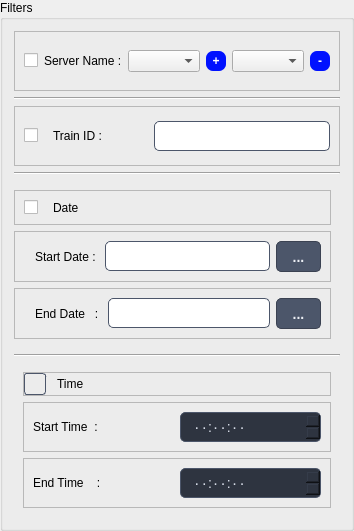
                              <widget class="QGroupBox" name="groupBox_2">
                               <property name="title">
                                <string>Filters</string>
                               </property>
                               <layout class="QVBoxLayout" name="verticalLayout_8">
                                <item>
                                 <widget class="QFrame" name="frame_23">
                                  <property name="minimumSize">
                                   <size>
                                    <width>0</width>
                                    <height>60</height>
                                   </size>
                                  </property>
                                  <property name="maximumSize">
                                   <size>
                                    <width>16777215</width>
                                    <height>60</height>
                                   </size>
                                  </property>
                                  <property name="frameShape">
                                   <enum>QFrame::StyledPanel</enum>
                                  </property>
                                  <property name="frameShadow">
                                   <enum>QFrame::Raised</enum>
                                  </property>
                                  <layout class="QHBoxLayout" name="horizontalLayout_8">
                                   <item>
                                    <widget class="QCheckBox" name="checkBox_4">
                                     <property name="maximumSize">
                                      <size>
                                       <width>23</width>
                                       <height>16777215</height>
                                      </size>
                                     </property>
                                     <property name="text">
                                      <string/>
                                     </property>
                                    </widget>
                                   </item>
                                   <item>
                                    <widget class="QLabel" name="label_8">
                                     <property name="text">
                                      <string>Server Name :</string>
                                     </property>
                                    </widget>
                                   </item>
                                   <item>
                                    <widget class="QComboBox" name="combo_download_all"/>
                                   </item>
                                   <item>
                                    <widget class="QPushButton" name="btn_add">
                                     <property name="minimumSize">
                                      <size>
                                       <width>20</width>
                                       <height>20</height>
                                      </size>
                                     </property>
                                     <property name="maximumSize">
                                      <size>
                                       <width>20</width>
                                       <height>20</height>
                                      </size>
                                     </property>
                                     <property name="styleSheet">
                                      <string notr="true">QPushButton{
	color: white;
    background-color:#0C356A;
	padding: 5px;
	font-size:12px;
	font-weight: bold;
	border-radius:7px;
	background-color: rgb(0, 17, 255);

}

QPushButton:hover{
	background-color: rgb(18, 3, 104);
}

QPushButton:disabled {
    color: #8D8D8D;
}

QPushButton:pressed {
	background: rgb(0, 0, 0);
}

</string>
                                     </property>
                                     <property name="text">
                                      <string>+</string>
                                     </property>
                                    </widget>
                                   </item>
                                   <item>
                                    <widget class="QComboBox" name="combo_download_selected"/>
                                   </item>
                                   <item>
                                    <widget class="QPushButton" name="btn_remove">
                                     <property name="minimumSize">
                                      <size>
                                       <width>20</width>
                                       <height>20</height>
                                      </size>
                                     </property>
                                     <property name="maximumSize">
                                      <size>
                                       <width>20</width>
                                       <height>20</height>
                                      </size>
                                     </property>
                                     <property name="styleSheet">
                                      <string notr="true">QPushButton{
	color: white;
    background-color:#0C356A;
	padding: 5px;
	font-size:12px;
	font-weight: bold;
	border-radius:7px;
	background-color: rgb(0, 17, 255);

}

QPushButton:hover{
	background-color: rgb(18, 3, 104);
}

QPushButton:disabled {
    color: #8D8D8D;
}

QPushButton:pressed {
	background: rgb(0, 0, 0);
}

</string>
                                     </property>
                                     <property name="text">
                                      <string>-</string>
                                     </property>
                                    </widget>
                                   </item>
                                  </layout>
                                 </widget>
                                </item>
                                <item>
                                 <widget class="Line" name="line_15">
                                  <property name="orientation">
                                   <enum>Qt::Horizontal</enum>
                                  </property>
                                 </widget>
                                </item>
                                <item>
                                 <widget class="QFrame" name="frame_25">
                                  <property name="minimumSize">
                                   <size>
                                    <width>0</width>
                                    <height>60</height>
                                   </size>
                                  </property>
                                  <property name="maximumSize">
                                   <size>
                                    <width>16777215</width>
                                    <height>60</height>
                                   </size>
                                  </property>
                                  <property name="frameShape">
                                   <enum>QFrame::StyledPanel</enum>
                                  </property>
                                  <property name="frameShadow">
                                   <enum>QFrame::Raised</enum>
                                  </property>
                                  <layout class="QHBoxLayout" name="horizontalLayout_9">
                                   <item>
                                    <widget class="QCheckBox" name="checkBox">
                                     <property name="maximumSize">
                                      <size>
                                       <width>23</width>
                                       <height>16777215</height>
                                      </size>
                                     </property>
                                     <property name="text">
                                      <string/>
                                     </property>
                                    </widget>
                                   </item>
                                   <item alignment="Qt::AlignLeft">
                                    <widget class="QLabel" name="label_5">
                                     <property name="maximumSize">
                                      <size>
                                       <width>50</width>
                                       <height>16777215</height>
                                      </size>
                                     </property>
                                     <property name="text">
                                      <string>Train ID :</string>
                                     </property>
                                    </widget>
                                   </item>
                                   <item>
                                    <widget class="QLineEdit" name="line_train_id">
                                     <property name="maximumSize">
                                      <size>
                                       <width>176</width>
                                       <height>16777215</height>
                                      </size>
                                     </property>
                                     <property name="styleSheet">
                                      <string notr="true">QLineEdit {

    border: 1px solid #4c566a; /* Subtle border */
    border-radius: 5px; /* Rounded corners */
    padding: 5px 10px; /* Padding inside the line edit */
    color: #d8dee9; /* Text color */
    font-size: 14px; /* Font size */
    font-weight: 400; /* Font weight */
}

QLineEdit:focus {
    border: 1px solid #81a1c1; /* Border color on focus */
    background-color: #3b4252; /* Slightly lighter background color on focus */
    selection-background-color: #81a1c1; /* Selection background color */
    selection-color: #2e3440; /* Selection text color */
}

QLineEdit::placeholder {
    color: #4c566a; /* Placeholder text color */
    font-style: italic; /* Italicize placeholder text */
}</string>
                                     </property>
                                    </widget>
                                   </item>
                                  </layout>
                                 </widget>
                                </item>
                                <item>
                                 <widget class="Line" name="line_16">
                                  <property name="orientation">
                                   <enum>Qt::Horizontal</enum>
                                  </property>
                                 </widget>
                                </item>
                                <item>
                                 <widget class="QFrame" name="frame_26">
                                  <property name="frameShape">
                                   <enum>QFrame::NoFrame</enum>
                                  </property>
                                  <property name="frameShadow">
                                   <enum>QFrame::Raised</enum>
                                  </property>
                                  <layout class="QVBoxLayout" name="verticalLayout_18">
                                   <property name="leftMargin">
                                    <number>0</number>
                                   </property>
                                   <item>
                                    <widget class="QFrame" name="frame">
                                     <property name="frameShape">
                                      <enum>QFrame::StyledPanel</enum>
                                     </property>
                                     <property name="frameShadow">
                                      <enum>QFrame::Raised</enum>
                                     </property>
                                     <layout class="QHBoxLayout" name="horizontalLayout_2">
                                      <item>
                                       <widget class="QCheckBox" name="checkBox_2">
                                        <property name="maximumSize">
                                         <size>
                                          <width>23</width>
                                          <height>16777215</height>
                                         </size>
                                        </property>
                                        <property name="text">
                                         <string/>
                                        </property>
                                        <property name="checked">
                                         <bool>false</bool>
                                        </property>
                                       </widget>
                                      </item>
                                      <item>
                                       <widget class="QLabel" name="label_9">
                                        <property name="text">
                                         <string>Date</string>
                                        </property>
                                       </widget>
                                      </item>
                                     </layout>
                                    </widget>
                                   </item>
                                   <item>
                                    <widget class="QFrame" name="frame_27">
                                     <property name="frameShape">
                                      <enum>QFrame::StyledPanel</enum>
                                     </property>
                                     <property name="frameShadow">
                                      <enum>QFrame::Raised</enum>
                                     </property>
                                     <layout class="QHBoxLayout" name="horizontalLayout_11">
                                      <property name="leftMargin">
                                       <number>20</number>
                                      </property>
                                      <item>
                                       <widget class="QLabel" name="label_10">
                                        <property name="text">
                                         <string>Start Date : </string>
                                        </property>
                                       </widget>
                                      </item>
                                      <item>
                                       <widget class="QLineEdit" name="line_start_date">
                                        <property name="styleSheet">
                                         <string notr="true">QLineEdit {

    border: 1px solid #4c566a; /* Subtle border */
    border-radius: 5px; /* Rounded corners */
    padding: 5px 10px; /* Padding inside the line edit */
    color: #d8dee9; /* Text color */
    font-size: 14px; /* Font size */
    font-weight: 400; /* Font weight */
}

QLineEdit:focus {
    border: 1px solid #81a1c1; /* Border color on focus */
    background-color: #3b4252; /* Slightly lighter background color on focus */
    selection-background-color: #81a1c1; /* Selection background color */
    selection-color: #2e3440; /* Selection text color */
}

QLineEdit::placeholder {
    color: #4c566a; /* Placeholder text color */
    font-style: italic; /* Italicize placeholder text */
}</string>
                                        </property>
                                       </widget>
                                      </item>
                                      <item>
                                       <widget class="QToolButton" name="toolButton">
                                        <property name="styleSheet">
                                         <string notr="true">QToolButton {
    background-color: #4c566a; /* Dark background color */
    border: 1px solid #3b4252; /* Border color */
    border-radius: 5px; /* Rounded corners */
    padding: 5px 10px; /* Padding around the text/icon */
    color: #eceff4; /* Text color */
    font-size: 14px; /* Font size */
    font-weight: bold; /* Font weight */
    icon-size: 24px; /* Icon size */
}

QToolButton:hover {
    background-color: #5e81ac; /* Lighter background color on hover */
    border: 1px solid #4c566a; /* Border color on hover */
}

QToolButton:pressed {
    background-color: #434c5e; /* Darker background color on press */
    border: 1px solid #3b4252; /* Border color on press */
}

QToolButton::menu-indicator {
    image: url(:/icons/icons8-menu-24.png); /* Custom icon for the menu indicator */
    width: 16px; /* Width of the menu indicator */
    height: 16px; /* Height of the menu indicator */
}

QToolButton::separator {
    width: 2px; /* Width of the separator */
    background-color: #3b4252; /* Color of the separator */
}

QToolButton::toolbutton {
    padding: 5px; /* Padding for the toolbutton */
}</string>
                                        </property>
                                        <property name="text">
                                         <string>...</string>
                                        </property>
                                       </widget>
                                      </item>
                                     </layout>
                                    </widget>
                                   </item>
                                   <item>
                                    <widget class="QFrame" name="frame_28">
                                     <property name="frameShape">
                                      <enum>QFrame::StyledPanel</enum>
                                     </property>
                                     <property name="frameShadow">
                                      <enum>QFrame::Raised</enum>
                                     </property>
                                     <layout class="QHBoxLayout" name="horizontalLayout_13">
                                      <property name="leftMargin">
                                       <number>20</number>
                                      </property>
                                      <item>
                                       <widget class="QLabel" name="label_11">
                                        <property name="text">
                                         <string>End Date   : </string>
                                        </property>
                                       </widget>
                                      </item>
                                      <item>
                                       <widget class="QLineEdit" name="line_end_date">
                                        <property name="styleSheet">
                                         <string notr="true">QLineEdit {

    border: 1px solid #4c566a; /* Subtle border */
    border-radius: 5px; /* Rounded corners */
    padding: 5px 10px; /* Padding inside the line edit */
    color: #d8dee9; /* Text color */
    font-size: 14px; /* Font size */
    font-weight: 400; /* Font weight */
}

QLineEdit:focus {
    border: 1px solid #81a1c1; /* Border color on focus */
    background-color: #3b4252; /* Slightly lighter background color on focus */
    selection-background-color: #81a1c1; /* Selection background color */
    selection-color: #2e3440; /* Selection text color */
}

QLineEdit::placeholder {
    color: #4c566a; /* Placeholder text color */
    font-style: italic; /* Italicize placeholder text */
}</string>
                                        </property>
                                       </widget>
                                      </item>
                                      <item>
                                       <widget class="QToolButton" name="toolButton_2">
                                        <property name="styleSheet">
                                         <string notr="true">QToolButton {
    background-color: #4c566a; /* Dark background color */
    border: 1px solid #3b4252; /* Border color */
    border-radius: 5px; /* Rounded corners */
    padding: 5px 10px; /* Padding around the text/icon */
    color: #eceff4; /* Text color */
    font-size: 14px; /* Font size */
    font-weight: bold; /* Font weight */
    icon-size: 24px; /* Icon size */
}

QToolButton:hover {
    background-color: #5e81ac; /* Lighter background color on hover */
    border: 1px solid #4c566a; /* Border color on hover */
}

QToolButton:pressed {
    background-color: #434c5e; /* Darker background color on press */
    border: 1px solid #3b4252; /* Border color on press */
}

QToolButton::menu-indicator {
    image: url(:/icons/icons8-menu-24.png); /* Custom icon for the menu indicator */
    width: 16px; /* Width of the menu indicator */
    height: 16px; /* Height of the menu indicator */
}

QToolButton::separator {
    width: 2px; /* Width of the separator */
    background-color: #3b4252; /* Color of the separator */
}

QToolButton::toolbutton {
    padding: 5px; /* Padding for the toolbutton */
}</string>
                                        </property>
                                        <property name="text">
                                         <string>...</string>
                                        </property>
                                       </widget>
                                      </item>
                                     </layout>
                                    </widget>
                                   </item>
                                  </layout>
                                 </widget>
                                </item>
                                <item>
                                 <widget class="Line" name="line_17">
                                  <property name="orientation">
                                   <enum>Qt::Horizontal</enum>
                                  </property>
                                 </widget>
                                </item>
                                <item>
                                 <widget class="QFrame" name="frame_30">
                                  <property name="frameShape">
                                   <enum>QFrame::NoFrame</enum>
                                  </property>
                                  <property name="frameShadow">
                                   <enum>QFrame::Raised</enum>
                                  </property>
                                  <layout class="QVBoxLayout" name="verticalLayout_19">
                                   <item>
                                    <widget class="QFrame" name="frame_5">
                                     <property name="frameShape">
                                      <enum>QFrame::StyledPanel</enum>
                                     </property>
                                     <property name="frameShadow">
                                      <enum>QFrame::Raised</enum>
                                     </property>
                                     <layout class="QHBoxLayout" name="horizontalLayout_40">
                                      <property name="leftMargin">
                                       <number>0</number>
                                      </property>
                                      <property name="topMargin">
                                       <number>0</number>
                                      </property>
                                      <property name="rightMargin">
                                       <number>0</number>
                                      </property>
                                      <property name="bottomMargin">
                                       <number>0</number>
                                      </property>
                                      <item>
                                       <widget class="QCheckBox" name="checkBox_3">
                                        <property name="maximumSize">
                                         <size>
                                          <width>27</width>
                                          <height>16777215</height>
                                         </size>
                                        </property>
                                        <property name="styleSheet">
                                         <string notr="true">QCheckBox {
    spacing: 5px; /* Space between the checkbox and the text */
    font-size: 14px; /* Font size */
    font-weight: 400; /* Font weight */
}

QCheckBox::indicator {
    width: 20px; /* Width of the checkbox */
    height: 20px; /* Height of the checkbox */
    border: 1px solid #4c566a; /* Border color for the checkbox */
    border-radius: 3px; /* Rounded corners */

}

QCheckBox::indicator:checked {
background-color: #2e3440; /* Default background color */
    border: 1px solid #81a1c1; /* Border color when checked */
    image: url(:/icons/icons/icons8-check-mark-48.png); /* Checkmark icon path */
}

QCheckBox::indicator:hover {
    border: 1px solid #5e81ac; /* Border color on hover */
}

QCheckBox::indicator:pressed {
    background-color: #434c5e; /* Background color when pressed */
}

QCheckBox::indicator:checked:pressed {
    background-color: #3b4252; /* Background color when checked and pressed */
}

QCheckBox::indicator:unchecked:pressed {
    background-color: #3b4252; /* Background color when unchecked and pressed */
}

QCheckBox::indicator:checked:disabled {
    background-color: #4c566a; /* Background color when disabled and checked */
    border: 1px solid #4c566a; /* Border color when disabled and checked */
}

QCheckBox::indicator:unchecked:disabled {
    background-color: #2e3440; /* Background color when disabled and unchecked */
    border: 1px solid #2e3440; /* Border color when disabled and unchecked */
}</string>
                                        </property>
                                        <property name="text">
                                         <string/>
                                        </property>
                                        <property name="checked">
                                         <bool>false</bool>
                                        </property>
                                       </widget>
                                      </item>
                                      <item>
                                       <widget class="QLabel" name="label_12">
                                        <property name="text">
                                         <string>Time</string>
                                        </property>
                                       </widget>
                                      </item>
                                     </layout>
                                    </widget>
                                   </item>
                                   <item>
                                    <widget class="QFrame" name="frame_33">
                                     <property name="frameShape">
                                      <enum>QFrame::StyledPanel</enum>
                                     </property>
                                     <property name="frameShadow">
                                      <enum>QFrame::Raised</enum>
                                     </property>
                                     <layout class="QHBoxLayout" name="horizontalLayout_14">
                                      <item>
                                       <widget class="QLabel" name="label_13">
                                        <property name="text">
                                         <string>Start Time  : </string>
                                        </property>
                                       </widget>
                                      </item>
                                      <item>
                                       <widget class="QTimeEdit" name="time_start">
                                        <property name="styleSheet">
                                         <string notr="true">QTimeEdit {
    background-color: #2e3440; /* Dark background color */
    border: 1px solid #4c566a; /* Subtle border */
    border-radius: 5px; /* Rounded corners */
    padding: 5px 10px; /* Padding inside the line edit */
    color: #d8dee9; /* Text color */
    font-size: 14px; /* Font size */
    font-weight: 400; /* Font weight */
}

QTimeEdit::drop-down {
    background-color: #3b4252; /* Background color of the drop-down button */
    border: none; /* No border for the drop-down button */
    border-top-right-radius: 5px; /* Rounded corners for the drop-down button */
    border-bottom-right-radius: 5px; /* Rounded corners for the drop-down button */
}

QTimeEdit::drop-down:hover {
    background-color: #434c5e; /* Hover background color for the drop-down button */
}

QTimeEdit::drop-down::drop-down-button {
    image: url(:/icons/icons8-time-80.png); /* Set your icon path */
    width: 16px; /* Width of the drop-down arrow icon */
    height: 16px; /* Height of the drop-down arrow icon */
}

QTimeEdit:focus {
    border: 1px solid #81a1c1; /* Border color when focused */
    background-color: #3b4252; /* Slightly lighter background color when focused */
    selection-background-color: #81a1c1; /* Selection background color */
    selection-color: #2e3440; /* Selection text color */
}

QTimeEdit::placeholder {
    color: #4c566a; /* Placeholder text color */
    font-style: italic; /* Italicize placeholder text */
}</string>
                                        </property>
                                        <property name="locale">
                                         <locale language="Persian" country="Iran"/>
                                        </property>
                                       </widget>
                                      </item>
                                     </layout>
                                    </widget>
                                   </item>
                                   <item>
                                    <widget class="QFrame" name="frame_34">
                                     <property name="frameShape">
                                      <enum>QFrame::StyledPanel</enum>
                                     </property>
                                     <property name="frameShadow">
                                      <enum>QFrame::Raised</enum>
                                     </property>
                                     <layout class="QHBoxLayout" name="horizontalLayout_16">
                                      <item>
                                       <widget class="QLabel" name="label_14">
                                        <property name="text">
                                         <string>End Time    : </string>
                                        </property>
                                       </widget>
                                      </item>
                                      <item>
                                       <widget class="QTimeEdit" name="time_end">
                                        <property name="styleSheet">
                                         <string notr="true">QTimeEdit {
    background-color: #2e3440; /* Dark background color */
    border: 1px solid #4c566a; /* Subtle border */
    border-radius: 5px; /* Rounded corners */
    padding: 5px 10px; /* Padding inside the line edit */
    color: #d8dee9; /* Text color */
    font-size: 14px; /* Font size */
    font-weight: 400; /* Font weight */
}

QTimeEdit::drop-down {
    background-color: #3b4252; /* Background color of the drop-down button */
    border: none; /* No border for the drop-down button */
    border-top-right-radius: 5px; /* Rounded corners for the drop-down button */
    border-bottom-right-radius: 5px; /* Rounded corners for the drop-down button */
}

QTimeEdit::drop-down:hover {
    background-color: #434c5e; /* Hover background color for the drop-down button */
}

QTimeEdit::drop-down::drop-down-button {
    image: url(:/icons/icons8-time-80.png); /* Set your icon path */
    width: 16px; /* Width of the drop-down arrow icon */
    height: 16px; /* Height of the drop-down arrow icon */
}

QTimeEdit:focus {
    border: 1px solid #81a1c1; /* Border color when focused */
    background-color: #3b4252; /* Slightly lighter background color when focused */
    selection-background-color: #81a1c1; /* Selection background color */
    selection-color: #2e3440; /* Selection text color */
}

QTimeEdit::placeholder {
    color: #4c566a; /* Placeholder text color */
    font-style: italic; /* Italicize placeholder text */
}</string>
                                        </property>
                                        <property name="locale">
                                         <locale language="Persian" country="Iran"/>
                                        </property>
                                       </widget>
                                      </item>
                                     </layout>
                                    </widget>
                                   </item>
                                  </layout>
                                 </widget>
                                </item>
                               </layout>
                              </widget>
